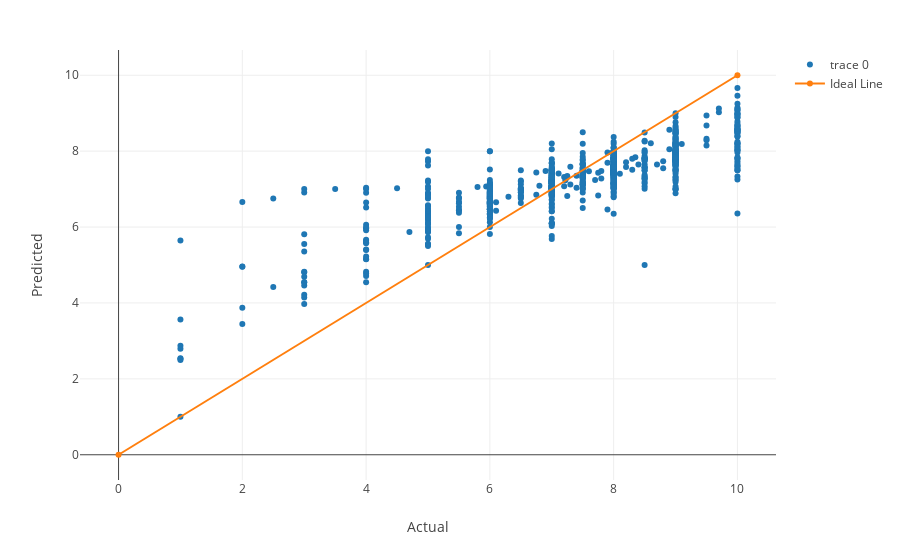

Notebook code cell kept with this figure:
### Code cell
trace0 = go.Scatter(
    x=one['Rating'],
    y=predictions,
    mode='markers')

trace1 = go.Scatter(
    x=[0,10],
    y=[0,10],
    name='Ideal Line')

layout = go.Layout(
    xaxis=dict(title='Actual'),
    yaxis=dict(title='Predicted'),
    hovermode='closest',
    margin=dict(t=50))

data=[trace0, trace1]

fig = go.Figure(data, layout)
plotly.offline.iplot(fig, filename='predictions-naive.html')

### Figure 1 — Plotly figure (JSON) as saved in the notebook; plotly's stock layout.template omitted (floating-point values rounded to 4 significant figures; data arrays with more than 128 entries replaced by an {"elided": "..."} marker saying what was removed)
{"data": [{"mode": "markers", "type": "scatter", "uid": "54a98ecc-a97e-11e8-8161-28c63f3df6d4", "x": {"elided": "847 float values"}, "y": {"elided": "847 float values"}}, {"name": "Ideal Line", "type": "scatter", "uid": "54a98ecd-a97e-11e8-b289-28c63f3df6d4", "x": [0, 10], "y": [0, 10]}], "layout": {"hovermode": "closest", "margin": {"t": 50}, "xaxis": {"title": "Actual"}, "yaxis": {"title": "Predicted"}}}
